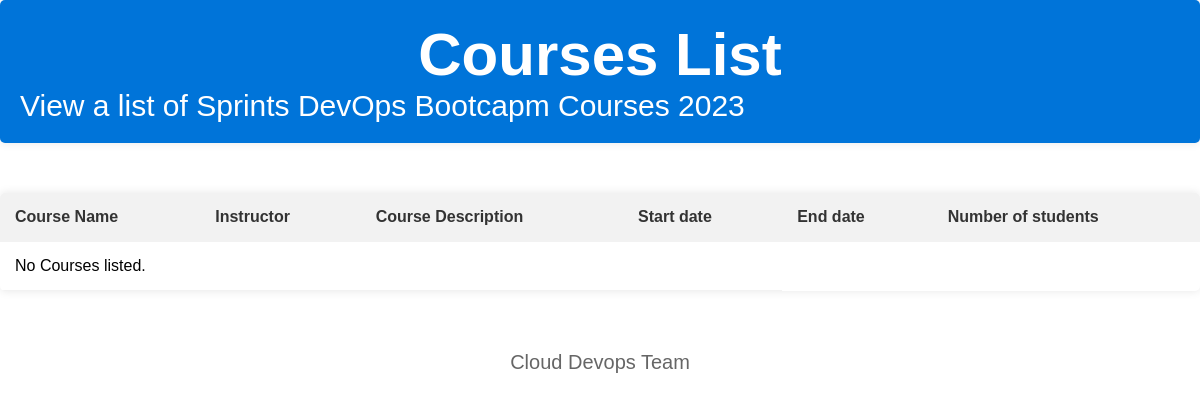
Before: /courses/ with the older database file.
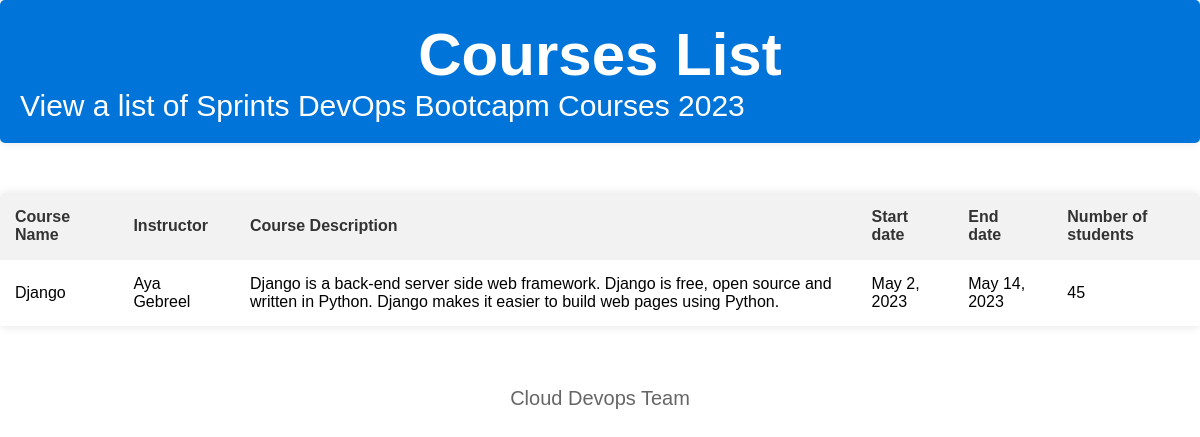
After: the same page with the newer database file.
### courses/models.py (models this page shows, shortened)
class Course(models.Model):
            name = models.CharField(max_length=100, null=True)
            instrutor_name = models.CharField(max_length=100, null=True)
            description = models.TextField(null=True,blank= True)
            start_date = models.DateField(null=True)
            end_date = models.DateField(null=True)
            student_num = models.IntegerField(null=True)
            class Meta:
                verbose_name = 'Courses Name'

### courses/views.py (the view)
# urls.py: path('', views.cours_list, name='Courses List'),
def cours_list(request):
    context = {}
    context["data"] = Course.objects.all()
    return render (request, "courses/courses.html", context)

### templates/courses/courses.html (shortened to what this page needs)
<!DOCTYPE html>
<html>
  <head>
  </head>
  <body>
    <div class="header">
      <h1>Courses List</h1>
      <p>View a list of Sprints DevOps Bootcapm Courses 2023</p>
    </div>
    <table>
      <thead>
        <tr>
          <th><span class="label">Course Name</span></th>
          <th><span class="label">Instructor</span></th>
          <th><span class="label">Course Description</span></th>
          <th><span class="label">Start date</span></th>
          <th><span class="label">End date</span></th>
          <th><span class="label">Number of students</span></th>
        </tr>
      </thead>
      <tbody>
        {% for course in data %}
          <tr>
            <td>{{ course.name }}</td>
            <td>{{ course.instrutor_name }}</td>
            <td>{{ course.description }}</td>
            <td>{{ course.start_date }}</td>
            <td>{{ course.end_date }}</td>
            <td>{{ course.student_num }}</td>
          </tr>
        {% empty %}
            <tr>
                <td colspan="4" class
                "empty-message">No Courses listed.</td>
            </tr>
        {% endfor %}
        </tbody>
    </table>
    <div class="footer">
        <p>Cloud Devops Team </p>
    </div>

Changed rows visible on the page:
added Course: name "Django", instrutor_name "Aya Gebreel", description "Django is a back-end server side web framework. Django is free, open source and written in Python. Django makes it easier to build web pages using Python.", start_date "May 2, 2023", end_date "May 14, 2023", student_num "45"
Other visible differences:
text no longer shown: "No Courses listed."
